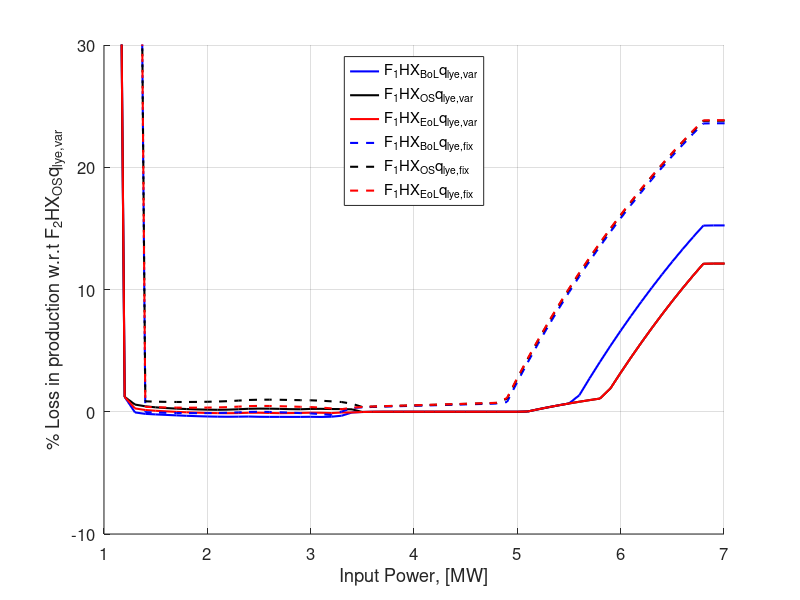
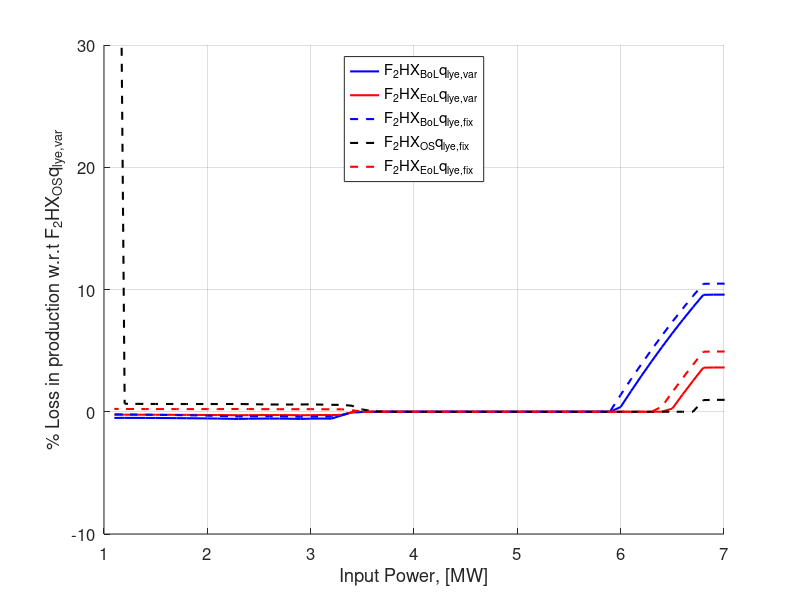

Write MATLAB code to recreate these figures, in order.
clc
clear
close all

load('Data_CEl_S2_NewHex.mat')
load('Data_CEl_S2_OSHex.mat')
load('Data_CEl_S2_DegHex.mat')
load('Data_DCEl_S2_NewHex.mat')
load('Data_DCEl_S2_OSHex.mat')
load('Data_DCEl_S2_DegHex.mat')

load('Data_CEl_S2_NewHex_qlyefix')
load('Data_CEl_S2_OSHex_qlyefix')
load('Data_CEl_S2_DegHex_qlyefix')
load('Data_DCEl_S2_NewHex_qlyeFix.mat')
load('Data_DCEl_S2_OSHex_qlyeFix.mat')
load('Data_DCEl_S2_DegHex_qlyeFix.mat')


loss_F1S2_HXNew_qlvary = ((row_DC_S2_OS(:,end) - plot_C_S2_NewHex(:,end))./row_DC_S2_OS(:,end)).*100;       %Loss for F1S2_HXNew_qlvary w.r.t F2S2_HXOS_qlvary
loss_F1S2_HXNew_qlfix = ((row_DC_S2_OS(:,end) - plot_C_S2_NewHex_qlyefix(:,end))./row_DC_S2_OS(:,end)).*100;%Loss for F1S2_HXNew_qlfix w.r.t F2S2_HXOS_qlvary
loss_F1S2_HXOS_qlvary = ((row_DC_S2_OS(:,end) - plot_C_S2_OSHex(:,end))./row_DC_S2_OS(:,end)).*100;         %Loss for F1S2_HXOS_qlvary w.r.t F2S2_HXOS_qlvary
loss_F1S2_HXOS_qlfix = ((row_DC_S2_OS(:,end) - plot_C_S2_OSHex_qlyefix(:,end))./row_DC_S2_OS(:,end)).*100;  %Loss for F1S2_HXOS_qlfix w.r.t F2S2_HXOS_qlvary
loss_F1S2_HXDeg_qlvary = ((row_DC_S2_OS(:,end) - plot_C_S2_DegHex(:,end))./row_DC_S2_OS(:,end)).*100;       %Loss for F1S2_HXDeg_qlvary w.r.t F2S2_HXOS_qlvary
loss_F1S2_HXDeg_qlfix = ((row_DC_S2_OS(:,end) - plot_C_S2_DegHex_qlyefix(:,end))./row_DC_S2_OS(:,end)).*100;%Loss for F1S2_HXDeg_qlfix w.r.t F2S2_HXOS_qlvary

loss_F2S2_HXNew_qlvary = ((row_DC_S2_OS(:,end) - row_DC_S2_New(:,end))./row_DC_S2_OS(:,end)).*100;          %Loss for F2S2_HXNew_qlvary w.r.t F2S2_HXOS_qlvary
loss_F2S2_HXNew_qlfix = ((row_DC_S2_OS(:,end) - row_DC_S2_New_qlyeFix(:,end))./row_DC_S2_OS(:,end)).*100;   %Loss for F2S2_HXNew_qlfix w.r.t F2S2_HXOS_qlvary
loss_F2S2_HXOS_qlfix = ((row_DC_S2_OS(:,end) - row_DC_S2_OS_qlyeFix(:,end))./row_DC_S2_OS(:,end)).*100;     %Loss for F2S2_HXOS_qlfix w.r.t F2S2_HXOS_qlvary
loss_F2S2_HXDeg_qlvary = ((row_DC_S2_OS(:,end) - row_DC_S2_Deg(:,end))./row_DC_S2_OS(:,end)).*100;          %Loss for F2S2_HXDeg_qlvary w.r.t F2S2_HXOS_qlvary
loss_F2S2_HXDeg_qlfix = ((row_DC_S2_OS(:,end) - row_DC_S2_Deg_qlyeFix(:,end))./row_DC_S2_OS(:,end)).*100;   %Loss for F2S2_HXDeg_qlfix w.r.t F2S2_HXOS_qlvary


set(0, 'DefaultAxesFontSize', 12,  'DefaultLineLineWidth', 1.5)
fig1 = figure('NumberTitle', 'off','Name', 'State 2 Flowsheet 1');
hold on
plot(row_DC_S2_OS(:,1),loss_F1S2_HXNew_qlvary,'b');
hold on
plot(row_DC_S2_OS(:,1),loss_F1S2_HXOS_qlvary,'k');
hold on
plot(row_DC_S2_OS(:,1),loss_F1S2_HXDeg_qlvary,'r');
hold on
plot(row_DC_S2_OS(:,1),loss_F1S2_HXNew_qlfix,'--b');
hold on
plot(row_DC_S2_OS(:,1),loss_F1S2_HXOS_qlfix,'--k');
hold on
plot(row_DC_S2_OS(:,1),loss_F1S2_HXDeg_qlfix,'--r');

legend('F_1HX_{BoL}q_{lye,var}','F_1HX_{OS}q_{lye,var}','F_1HX_{EoL}q_{lye,var}',...
    'F_1HX_{BoL}q_{lye,fix}','F_1HX_{OS}q_{lye,fix}','F_1HX_{EoL}q_{lye,fix}')
legend('location','North')
xlabel('Input Power, [MW]')
ylabel('% Loss in production w.r.t F_2HX_{OS}q_{lye,var}')
grid on
xlim([1,7])
ylim([-10,30])
saveas(fig1,'CompF1wrtS2F2opt','epsc');

set(0, 'DefaultAxesFontSize', 12,  'DefaultLineLineWidth', 1.5)
fig2 = figure('NumberTitle', 'off','Name', 'State 2 Flowsheet 2');
hold on
plot(row_DC_S2_OS(:,1),loss_F2S2_HXNew_qlvary,'b');
hold on
plot(row_DC_S2_OS(:,1),loss_F2S2_HXDeg_qlvary,'r');
hold on
plot(row_DC_S2_OS(:,1),loss_F2S2_HXNew_qlfix,'--b');
hold on
plot(row_DC_S2_OS(:,1),loss_F2S2_HXOS_qlfix,'--k');
hold on
plot(row_DC_S2_OS(:,1),loss_F2S2_HXDeg_qlfix,'--r');

legend('F_2HX_{BoL}q_{lye,var}','F_2HX_{EoL}q_{lye,var}',...
    'F_2HX_{BoL}q_{lye,fix}','F_2HX_{OS}q_{lye,fix}','F_2HX_{EoL}q_{lye,fix}')
legend('location','North')
xlabel('Input Power, [MW]')
ylabel('% Loss in production w.r.t F_2HX_{OS}q_{lye,var}')
grid on
xlim([1,7])
ylim([-10,30])
saveas(fig2,'CompF2wrtS2F2opt','epsc');